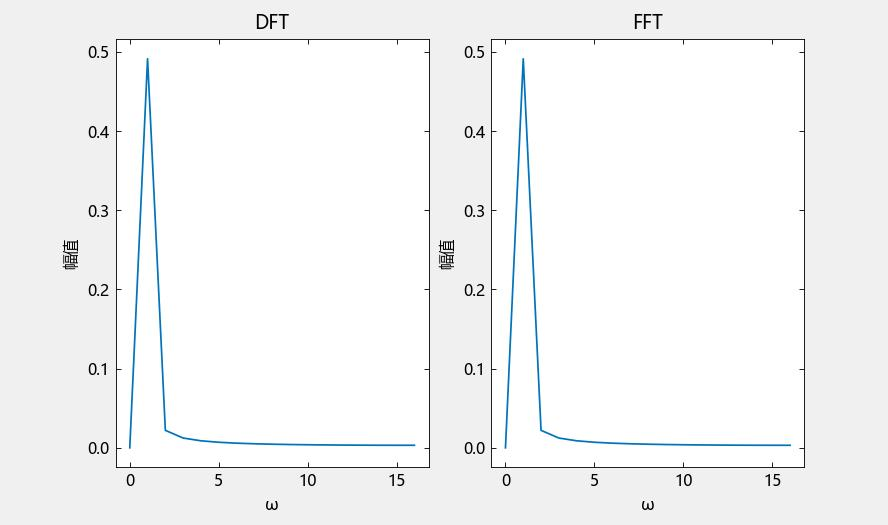

Source code (Julia):
using TyPlot

function dft(x)

    N = length(x)   
    # 变换后的结果
    X = zeros(Complex{Float64}, N)
    
    for k = 0:N-1   
        for n = 0:N-1
            X[k+1] += x[n+1] * exp(-2im * π * k * n / N)
        end
        # 归一化
        X[k+1] /= N
    end
    
    return X
end

function fft(x)
    N = length(x)  # 该函数只能适用于N为2的幂次 

    if N == 1
        return x
    else
        
        # 递归
        X_even = fft(x[1:2:end-1])
        X_odd = fft(x[2:2:end])
        
        # 旋转因子
        factor = exp.(-2im * π * (0:N/2-1) ./ N)
        
        return [X_even + factor .* X_odd; X_even - factor .* X_odd] ./ 2 # 每一层都做一次归一化，对每次蝶形运算的N都是2
    end

end


# 正弦信号
Fs = 32  # 采样频率
T = 1 # 信号持续时间
N = T * Fs  # 采样点数量
t = LinRange(0, T, N)
x = sin.(2π * t)

X1 = dft(x)
X2 = fft(x)

# 频率轴
freqs = LinRange(0, Fs/2, div(N, 2) + 1)
# 幅值
amplitudes1 = abs.(X1[1:div(N, 2) + 1])
amplitudes2 = abs.(X2[1:div(N, 2) + 1])

subplot(1,2,1)
plot(freqs, amplitudes1)
xlabel("ω")
ylabel("幅值")
title("DFT")

subplot(1,2,2)
plot(freqs, amplitudes2)
xlabel("ω")
ylabel("幅值")
title("FFT")
